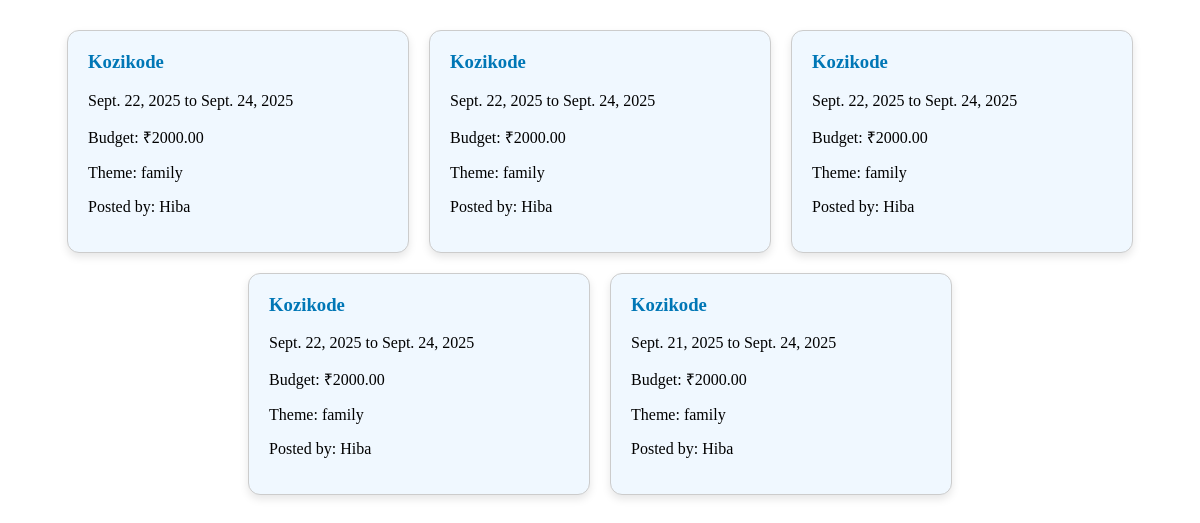
The page /explore-plans/ (signed in) on the database its author committed.
### core/models.py (models this page shows, shortened)
class TravelPlan(models.Model):
    CHOICES = (
        ('adventure', 'Adventure'),
        ('family', 'Family'),
        ('solo', 'Solo'),
    )
    destination = models.CharField(max_length=100)
    start_date = models.DateField()
    end_date = models.DateField()
    budget = models.DecimalField(max_digits=10, decimal_places=2)
    theme = models.CharField(max_length=50, choices=CHOICES )
    created_by = models.ForeignKey(settings.AUTH_USER_MODEL, on_delete=models.CASCADE, related_name='plans_created')
    suggested_for = models.ForeignKey(settings.AUTH_USER_MODEL, on_delete=models.CASCADE, related_name='plans_suggested')
    created_at = models.DateTimeField(default=timezone.now)
    latitude = models.FloatField(null=True, blank=True)
    longitude = models.FloatField(null=True, blank=True)

class CustomUser(AbstractUser):
    ROLE_CHOICES = (
        ('user', 'User'),
        ('traveler', 'Traveler'),
    )
    role = models.CharField(max_length=10, choices=ROLE_CHOICES)
    name = models.CharField(max_length=100, blank=True)
    profile_completed = models.BooleanField(default=False)  # ✅ Add this here
    groups = models.ManyToManyField(
        'auth.Group',
        related_name='customuser_set',
        blank=True
    )
    user_permissions = models.ManyToManyField(
        'auth.Permission',
        related_name='customuser_permissions_set',
        blank=True
    )

### core/views.py (the view)
# urls.py: path('explore-plans/', all_traveler_plans_view, name='explore_plans'),
@login_required
def all_traveler_plans_view(request):
    plans = TravelPlan.objects.all().order_by('-start_date')  # newest first
    return render(request, 'core/all_traveler_plans.html', {'plans': plans})

### core/templates/core/all_traveler_plans.html (shortened to what this page needs)
{% block content %}
  <div class="plan-container">
    {% for plan in plans %}
      <div class="plan-box">
        <h3>{{ plan.destination }}</h3>
        <p>{{ plan.start_date }} to {{ plan.end_date }}</p>
        <p>Budget: ₹{{ plan.budget }}</p>
        <p>Theme: {{ plan.theme }}</p>
        <p>Posted by: {{ plan.created_by.username }}</p>
      </div>
    {% endfor %}
  </div>
{% endblock %}

### core/templates/core/all_traveler_plans.html (style rules this page uses)
.plan-container { display: flex; flex-wrap: wrap; gap: 20px; justify-content: center; margin-top: 30px; }
.plan-box { background-color: #f0f8ff; border: 1px solid #ccc; border-radius: 12px; padding: 20px; width: 300px; box-shadow: 0 4px 8px rgba(0,0,0,0.1); transition: transform 0.2s ease; }
.plan-box h3 { margin-top: 0; color: #0077b6; }

### rows shown on the page
TravelPlan: destination "Kozikode", start_date "Sept. 22, 2025", end_date "Sept. 24, 2025", budget "2000.00", theme "family", created_by.username "Hiba"
TravelPlan: destination "Kozikode", start_date "Sept. 22, 2025", end_date "Sept. 24, 2025", budget "2000.00", theme "family", created_by.username "Hiba"
TravelPlan: destination "Kozikode", start_date "Sept. 22, 2025", end_date "Sept. 24, 2025", budget "2000.00", theme "family", created_by.username "Hiba"
TravelPlan: destination "Kozikode", start_date "Sept. 22, 2025", end_date "Sept. 24, 2025", budget "2000.00", theme "family", created_by.username "Hiba"
TravelPlan: destination "Kozikode", start_date "Sept. 21, 2025", end_date "Sept. 24, 2025", budget "2000.00", theme "family", created_by.username "Hiba"
